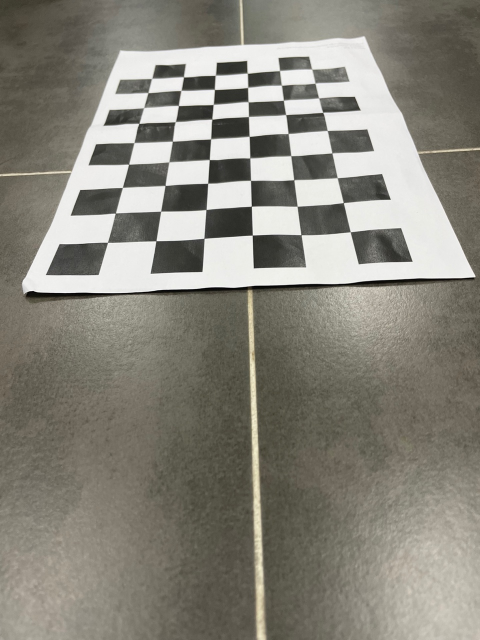
#> input picture camera_cal/KakaoTalk_20210929_140236394_01.jpg, 960 x 1280 px (shown at 1/2 size); its folder holds 5 pictures in this run
$ python Planar_Rectification.py
#> lines starting #> are read from the running program, lines starting #| are printed output that depends on the picture; after the words box and inside, x2 and y2 are one past the last pixel; in counts of white or black regions, pixels touching at a corner belong together
import cv2
import numpy as np
import glob
import pickle
objp = np.zeros((6*9,3), np.float32)
objp[:,:2] = np.mgrid[0:9, 0:6].T.reshape(-1,2)
objpoints = []
imgpoints = []
images = glob.glob('camera_cal/*.jpg')
total_images = len(images)
for idx, fname in enumerate(images):
   img = cv2.imread(fname)
#> img is the input picture: shape (1280, 960, 3); mean B, G, R 122.6, 132.4, 135
   gray = cv2.cvtColor(img, cv2.COLOR_BGR2GRAY)
   ret, corners = cv2.findChessboardCorners(gray, (9,6), None)
#> ret = True; corners = 54 rows, first 8: [215.5, 485], [231.3, 426.6], [245.2, 375.5], [257.9, 328.9], [268.3, 285.9], [278.2, 247.3], [287.6, 216.2], [296.6, 186]
   if ret == True:
       objpoints.append(objp)
       imgpoints.append(corners)
       cv2.drawChessboardCorners(img, (9,6), corners, ret)
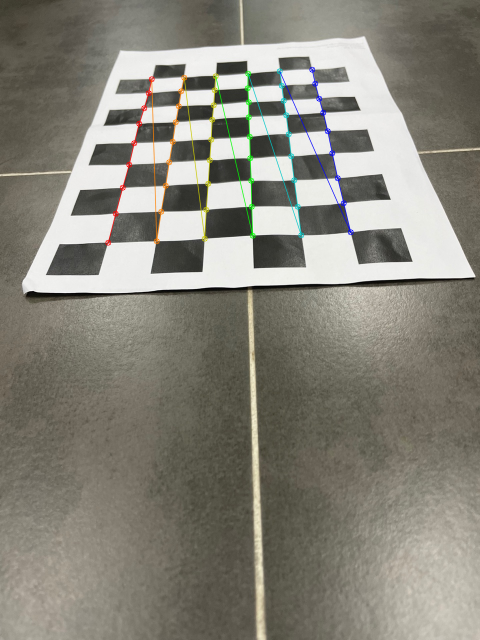
#> img: shape (1280, 960, 3) (shown at 1/2 size); 1.24% of pixels changed, all inside (x1, y1, x2, y2) = (210, 133, 708, 492)
       write_name = 'camera_cal/result/corners_found'+str(idx)+'.jpg'
       cv2.imwrite(write_name, img)
       out_str = f'{idx}/{total_images}'
       cv2.putText(img, out_str, (10, 25),
                   cv2.FONT_HERSHEY_SIMPLEX, 0.4, (0,255,255), 1)
#> img: shape (1280, 960, 3); under 0.01% of pixels changed, all inside (x1, y1, x2, y2) = (11, 15, 35, 29)
       cv2.imshow('img', img)
       cv2.waitKey(500)
#> pass 2 of the loop `for idx, fname in enumerate(images):`:
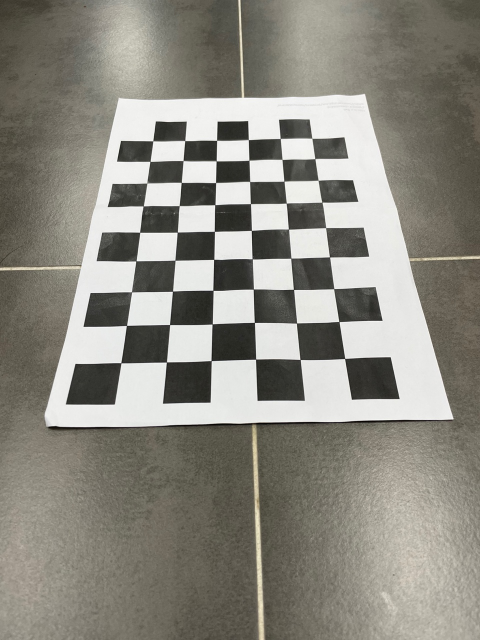
#> input picture camera_cal/KakaoTalk_20210929_140236394_04.jpg, 960 x 1280 px (shown at 1/2 size)
#> img is the input picture: shape (1280, 960, 3); mean B, G, R 128.5, 137.4, 139.7
#> corners = 54 rows, first 8: [242.4, 726.1], [253.4, 651.4], [263.6, 584.2], [272.4, 522.3], [279.8, 464.9], [286.9, 412.4], [294.2, 366.7], [300.6, 323.3]
#> `cv2.drawChessboardCorners(img, (9,6), corners, ret)`:
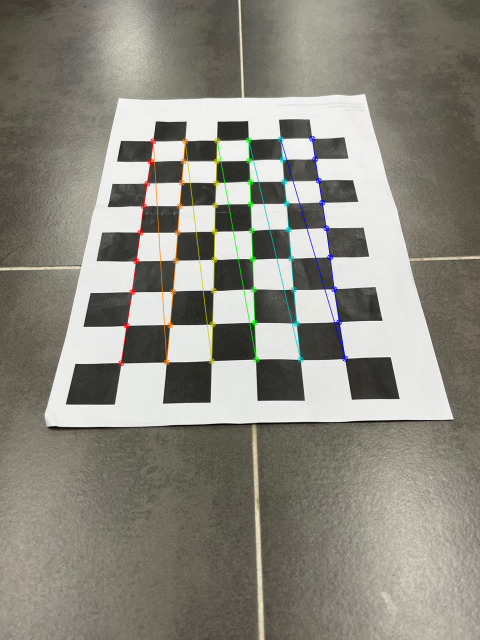
#> img: shape (1280, 960, 3) (shown at 1/2 size); 1.55% of pixels changed, all inside (x1, y1, x2, y2) = (236, 271, 697, 733)
#> pass 3 of the loop `for idx, fname in enumerate(images):`:
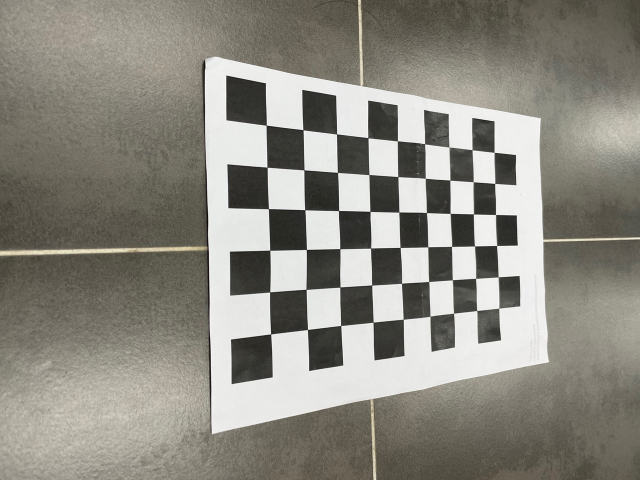
#> input picture camera_cal/KakaoTalk_20210929_140236394_05.jpg, 1280 x 960 px (shown at 1/2 size)
#> img is the input picture: shape (960, 1280, 3); mean B, G, R 129, 138, 140.4
#> gray: shape (960, 1280)
#> corners = 54 rows, first 8: [532.8, 250.8], [606.4, 260.1], [673.6, 268.5], [736.4, 276], [795.2, 282.3], [849.6, 288.1], [898.3, 294.5], [944.5, 300.1]
#> `cv2.drawChessboardCorners(img, (9,6), corners, ret)`:
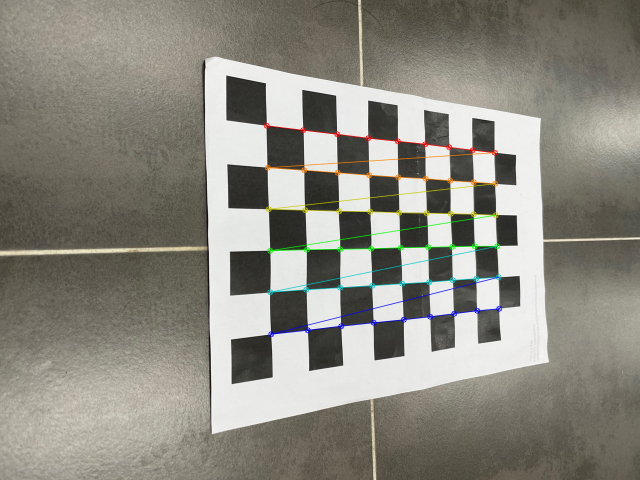
#> img: shape (960, 1280, 3) (shown at 1/2 size); 1.58% of pixels changed, all inside (x1, y1, x2, y2) = (527, 245, 1005, 675)
#> the loop made 5 passes; the first 3 are shown
cv2.destroyAllWindows()
img = cv2.imread('camera_cal/KakaoTalk_20210929_140236394_10.jpg')
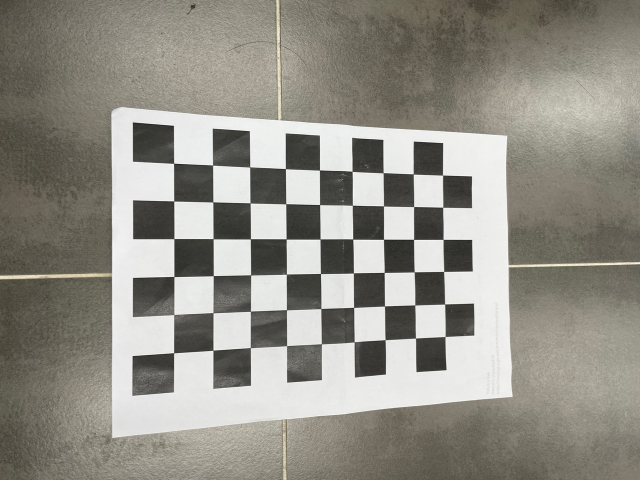
#> input picture camera_cal/KakaoTalk_20210929_140236394_10.jpg, 1280 x 960 px (shown at 1/2 size)
#> img is the input picture: shape (960, 1280, 3); mean B, G, R 134.4, 143.1, 145.5
height, width = img.shape[:2]
#> height = 960; width = 1280
img_size = (width, height)
#> img_size = (1280, 960)
ret, mtx, dist, rvecs, tvecs = cv2.calibrateCamera(objpoints, imgpoints,
                               img_size, None,None)
dst = cv2.undistort(img, mtx, dist, None, mtx)
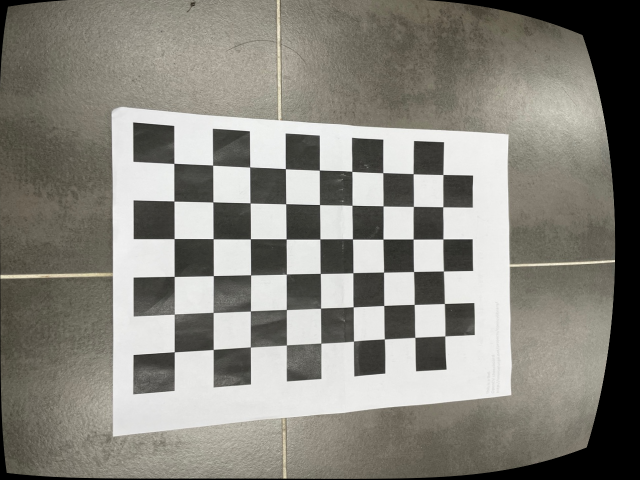
#> dst: shape (960, 1280, 3) (shown at 1/2 size); mean B, G, R 125.2, 133, 135.1
cv2.imwrite('camera_cal/result/test_undist.jpg',dst)
dist_pickle = {}
dist_pickle["mtx"] = mtx
dist_pickle["dist"] = dist
pickle.dump( dist_pickle, open( "camera_cal/wide_dist_pickle.p", "wb" ) )
print('mtx', mtx)
print('dist', dist)
img_result = cv2.hconcat([img,dst])
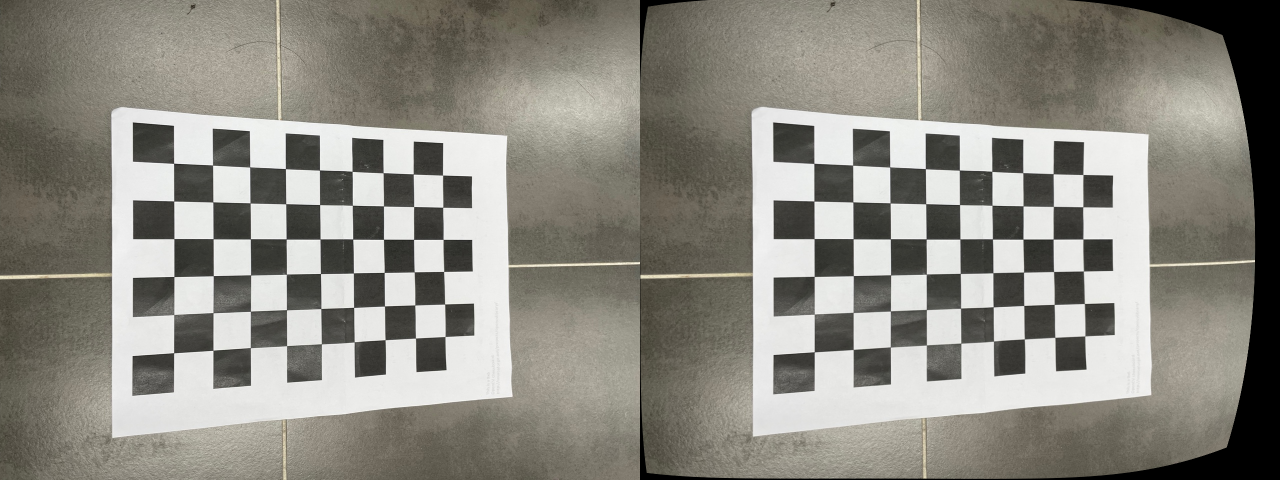
#> img_result: shape (960, 2560, 3) (shown at 1/2 size); mean B, G, R 129.8, 138, 140.3
img_result = cv2.pyrDown(img_result)
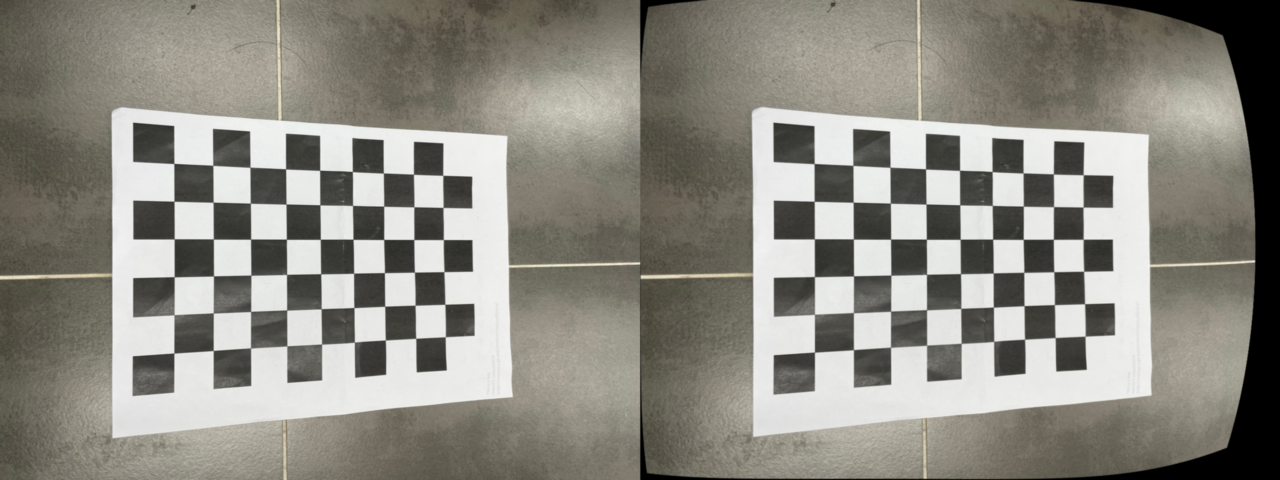
#> img_result: shape (480, 1280, 3); mean B, G, R 129.8, 138, 140.4
cv2.imshow('dst',img_result)
cv2.waitKey(0)
cv2.destroyAllWindows()
